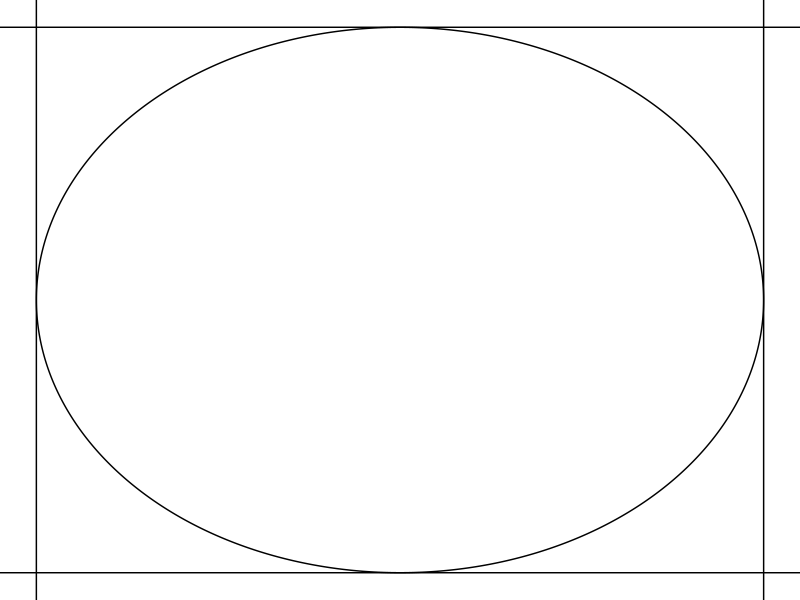

The R script that drew this image:
## ---- chunk 1
knitr::opts_chunk$set(echo = FALSE)
library(ggplot2)
## ---- chunk 2
print(pi, digits=17)
## ---- chunk 3
drawCircle <- function(origin = c(0, 0), radius = 1, npoints = 1000) {
            angles <- seq(0, 2 * pi, length.out = npoints)
            xvalues <- origin[1] + radius * cos(angles)
            yvalues <- origin[2] + radius * sin(angles)
            return(data.frame(xvalues, yvalues))
}
circle <- drawCircle()
ggplot(circle, aes(x = xvalues, y = yvalues)) + geom_path() + geom_vline(xintercept = c(-1, 1)) + geom_hline(yintercept = c(-1, 1)) + theme_void()
